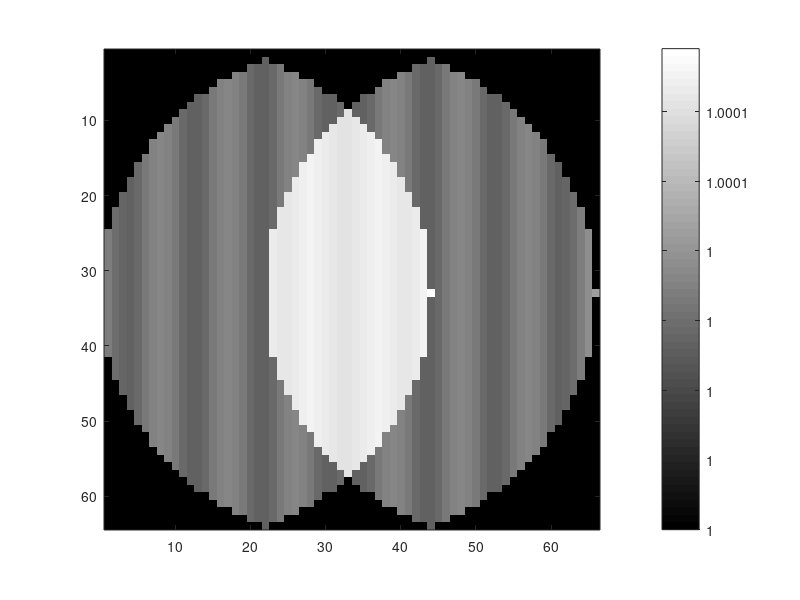

MATLAB code for this plot:
% testing sense/g-maps

Np = 64;
R = 3;
Nc = 8;

alspace = ceil(Np/R);
extra = alspace*R-Np;
arp = [-Np/2:Np/2-1+extra];
Gmap = ones([Np alspace*R]);

%ark = [-Np/2:R:Np/2-1];
%Nk = length(ark);

psid = repmat(1:Nc,Nc,1) - repmat([1:Nc]',1,Nc);
psi = (.1).^abs(psid);
%Gaussian Smaps
sctr = linspace(-Np/2,Np/2-1,Nc);
arpa = repmat(arp,Nc,1);
sctra = repmat(sctr',1,Np+extra);
Smaps = exp(-(arpa - sctra).^2/50);

% Folding array
F = ones(size(exp(i*2*pi*[0:R-1]/R)));
for ploop = 1:alspace
    SE = Smaps(:,ploop:alspace:alspace*R).*repmat(F,Nc,1);
    % Gmap 1D
    part1 = inv(SE'*SE);
    part2 = SE'*SE;
    %part2 = Smaps(smrep,:)'*Smaps(smrep,:);
    Gmaptmp = real(sqrt(diag(part1).*diag(part2)));
    Gmap1(ploop:alspace:alspace*R) = Gmaptmp;
end


%OK now in 2D
for xloop = 1:Np
    for ploop = 1:alspace
        yloc = ploop:alspace:alspace*R;
        keep = (sqrt((yloc-(Np/2+1)).^2 + (xloop-(Np/2+1)).^2) <= Np/2+1);
        % keep is a circle of Np/2 radius - this is where sensitvity data
        % are
        
        SE = Smaps(:,yloc(keep)).*repmat(F(keep),Nc,1);
        % Gmap 1D
        part1 = inv(SE'*SE);
        part2 = SE'*SE;
        %part2 = Smaps(smrep,:)'*Smaps(smrep,:);
        Gmaptmp = real(sqrt(diag(part1).*diag(part2)));
        Gmap(xloop,yloc(keep)) = Gmaptmp;
    end
end
imagesc(Gmap);colormap(gray);axis('image'); colorbar
